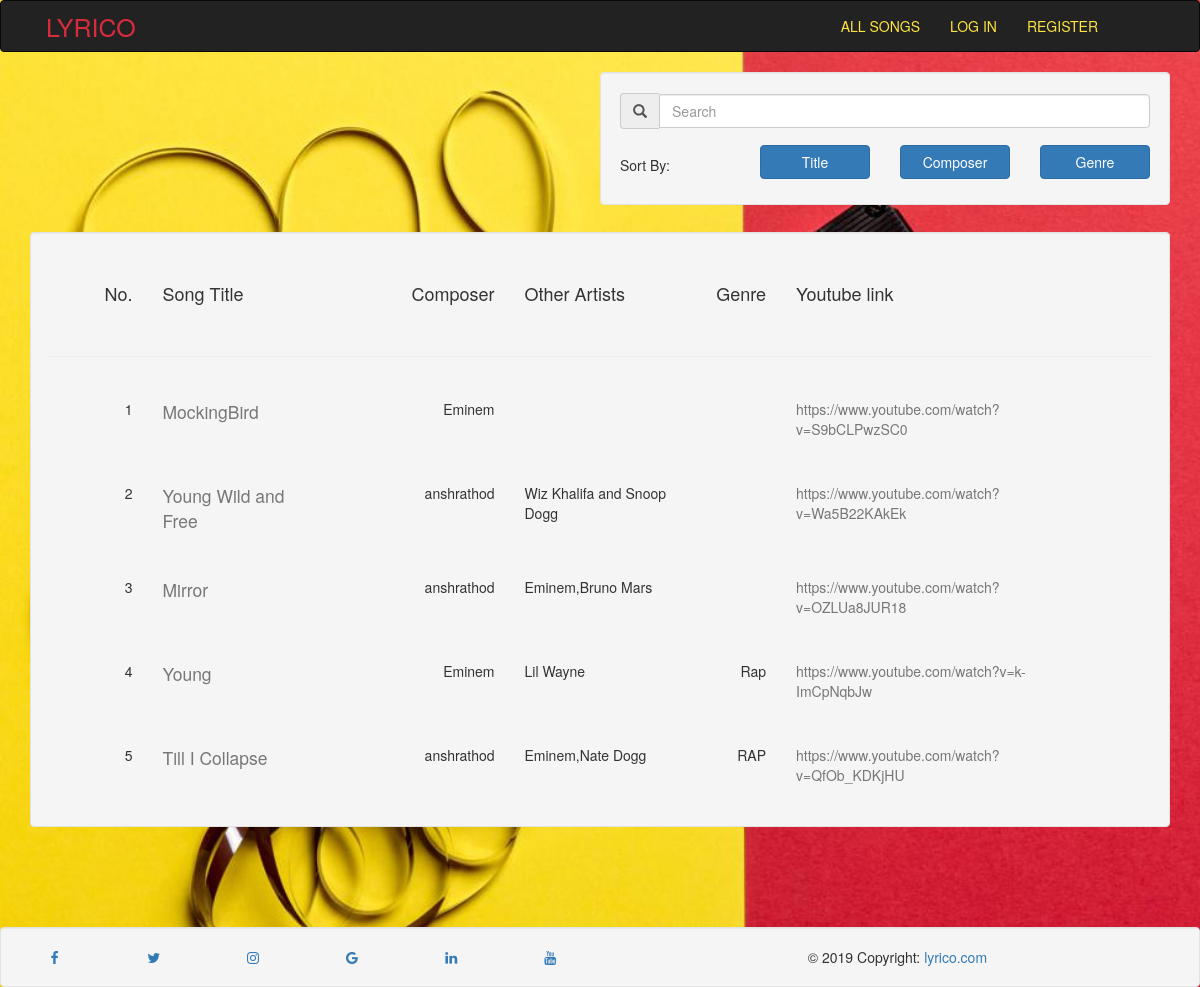
Page /songs/list on the committed database.
### songs/models.py (models this page shows, shortened)
class Song(models.Model):
    title = models.CharField(max_length=100)
    lyrics = models.TextField()
    composer = models.CharField(max_length=100)
    featuring = models.TextField(blank=True)
    album = models.CharField(max_length=100)
    img = models.ImageField(upload_to='cover_pic/')
    link =  models.CharField(max_length=1000)  # embed link
    ytlink = models.CharField(max_length=1000 ,default='')
    genre = models.CharField(max_length=100,blank=True)
    audio = models.FileField(upload_to='audio/',default='')

### songs/views.py (the view, shortened to what this page needs)
# urls.py: path('songs/list',sviews.list,name='songs-listsongs'),
def list(request):
	songs = Song.objects.all()
	searchterm=''
	songz = zip(songs,range(len(songs)+1)[1:])
	context = {'searchterm': searchterm,'songs':songz}
	return render(request, 'songs/listview.html', context)

### songs/templates/songs/listview.html (shortened to what this page needs)
<!DOCTYPE html>
<html lang="en">
<head>
    {% load staticfiles %}
    <link rel="stylesheet" href="https://maxcdn.bootstrapcdn.com/bootstrap/3.3.6/css/bootstrap.min.css">
    <link rel="stylesheet" href="https://cdnjs.cloudflare.com/ajax/libs/font-awesome/4.7.0/css/font-awesome.min.css">
</head>
<body>
    <nav class="navbar navbar-inverse fixed">
        <div class="row">
            <div class="float-lef">
                <div class="navbar-header">
                    <a class="navbar-brand" href="{% url 'songs-home'%}"><d style="color:#d82c3c;font-size:25px;padding-left: 50% ">LYRICO</d></a>
                </div>
            </div>
            <div style="float:right;padding-right: 5%;margin-right:2%">
                <div class="collapse navbar-collapse" id="topNavBar">
                    <ul class="nav navbar-nav">
                        <li><a style="color:#fde441" href="{% url 'songs-listsongs'%}">ALL SONGS</a></li>
                        {% if user.is_authenticated %}
                            <li><a style="color:#fde441" href="{% url 'songs-profile'%}">Welcome,{{user}}</a></li>
                            <li><a style="color:#fde441" href="{% url 'songs-logout'%}">LOG OUT</a></li>
                        {% else %}
                        <li><a style="color:#fde441" href="{% url 'songs-login'%}">LOG IN</a></li>
                        <li><a style="color:#fde441" href="{% url 'songs-signup'%}">REGISTER</a></li>
                        {% endif %}
                    </ul>
                </div>
            </div>
        </div>
    </nav>
<div class="container">
<div id="songs">
	<div class="well col-md-6"style="float: right;">
    <div class="form-group">
      <div class="input-group">
      <span class="input-group-addon glyphicon glyphicon-search"></span>
        <input class="search col-md-12 form-control " style="margin-top:0.5%" placeholder="Search"/>
      </div>
    </div>
    <div class="row">
      <p class="col-md-3 col-sm-3" style="margin-top:2%">Sort By:</p>
      <div class="col-md-3 col-sm-2"><button class="sort btn btn-primary btn-block" style="margin-top:1%" data-sort="title">Title</button></div>
      <div class="col-md-3 col-sm-2"><button class="sort btn btn-primary btn-block" style="margin-top:1%" data-sort="composer">Composer</button></div>
      <div class="col-md-3 col-sm-2"><button class="sort btn btn-primary btn-block" style="margin-top:1%" data-sort="genre">Genre</button></div>
    </div>
  </div>
	<br><br><br><br><br>
	<br><br><br>
  <div class="well">
    <div class="row" style="padding:2%;">
      <div class="col-md-1 col-sm-1 col-xs-1 col-lg-1 text text-right"><h4>No.</h4></div>
      <div class="col-md-2 col-sm-2 col-xs-2 col-lg-2 text text-left"><h4>Song Title</h4></div>
      <div class="col-md-2 col-sm-2 col-xs-2 col-lg-2 text text-right"><h4>Composer</h4> </div>
      <div class="col-md-2 col-sm-2 col-xs-2 col-lg-2 text text-left"><h4>Other Artists</h4></div>
      <div class="col-md-1 col-sm-1 col-xs-1 col-lg-1 text text-right"><h4>Genre</h4></div>
      <div class="col-md-3 col-sm-3 col-xs-3 col-lg-3 text text-left"><h4>Youtube link </h4></div>
    </div>
    <hr>
    <div class="list">
      {% for song,range in songs %}
        <div class="row" style="padding : 2%;">
          <div class="col-md-1 col-sm-1 col-xs-1 col-lg-1 text text-right">
            <span class="id">{{range }}</span>
          </div>
          <div class="col-md-2 col-sm-2 col-xs-2 col-lg-2 text text-left " >
            <a href="{% url 'songs-details' song.id %}">
              <span class="title text text-muted" style="font-size:125%;color:blck;">{{ song.title }}</span>
            </a>
          </div>
          <div class="col-md-2 col-sm-2 col-xs-2 col-lg-2 text text-right">
            <span class="composer">{{ song.composer }}</span>
          </div>
          <div class="col-md-2 col-sm-2 col-xs-2 col-lg-2 text text-left featuring">
            <p class="featuring mr-2">{{ song.featuring }}</p>
          </div>
          <div class="col-md-1 col-sm-1 col-xs-1 col-lg-1 text text-right">
            <span class="genre">{{ song.genre }}</span>
          </div>
          <div class="col-md-3 col-sm-3 col-xs-3 col-lg-3 text text-left">
            <a class='ytlink text text-muted' href="{{ song.ytlink }}" >{{ song.ytlink }}</a>
          </div>
        </div>
      {% empty %}
      <div class="alert alert-danger">
        <strong><h3>NO SUCH SONG EXIST!</h3></strong>
        <p>None of our songs contain <strong>{{ searchterm }}</strong>.</p>
      </div>
      {% endfor %}
    </div>
  </div>
</div>
</div>
</body>
<br><br><br><br><br>
<footer class="foooter" >
        <div class="well">
            <div class="row">
                <div class="col-md-1 col-sm-1 col-xs-1 col-lg-1">
                  <a href="#" class="fa fa-facebook"></a>
                </div>
                <div class="col-md-1 col-sm-1 col-xs-1 col-lg-1">
                  <a href="#" class="fa fa-twitter"></a>
                </div>
                <div class="col-md-1 col-sm-1 col-xs-1 col-lg-1">
                  <a href="#" class="fa fa-instagram"></a>
                </div>
                <div class="col-md-1 col-sm-1 col-xs-1 col-lg-1">
                    <a href="#" class="fa fa-google"></a>
                </div>
                <div class="col-md-1 col-sm-1 col-xs-1 col-lg-1">
                    <a href="#" class="fa fa-linkedin"></a>
                </div>
                <div class="col-md-1 col-sm-1 col-xs-1 col-lg-1">
                    <a href="#" class="fa fa-youtube"></a>
                </div>
              <div class="col-md-6 col-sm-6 col-xs-6 col-lg-6 text-center">
                © 2019 Copyright:
                <a href="">lyrico.com</a>
              </div>
            </div>
        </div>
</footer>
</html>

### songs/templates/songs/listview.html (style rules this page uses)
body { background-image : url("/media/background_1200.jpg") ; background-size: cover; background-repeat: repeat; overflow-x :hidden; }
.foooter { position:relative; left: 0%; bottom: 0%; width: 100%; text-align: center; }
.well { margin-bottom:0% }

### rows in the picture
Song: range "1", title "MockingBird", composer "Eminem", ytlink "https://www.youtube.com/watch?v=S9bCLPwzSC0"
Song: range "2", title "Young Wild and Free", composer "anshrathod", featuring "Wiz Khalifa and Snoop Dogg", ytlink "https://www.youtube.com/watch?v=Wa5B22KAkEk"
Song: range "3", title "Mirror", composer "anshrathod", featuring "Eminem,Bruno Mars", ytlink "https://www.youtube.com/watch?v=OZLUa8JUR18"
Song: range "4", title "Young", composer "Eminem", featuring "Lil Wayne", genre "Rap", ytlink "https://www.youtube.com/watch?v=k-ImCpNqbJw"
Song: range "5", title "Till I Collapse", composer "anshrathod", featuring "Eminem,Nate Dogg", genre "RAP", ytlink "https://www.youtube.com/watch?v=QfOb_KDKjHU"
